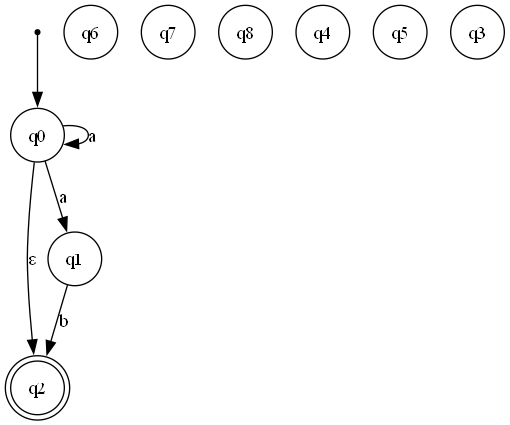

Python code for this plot:
from graphviz import Digraph

class NFA:
    def __init__(self, states=None, alphabet=None, start_state=None, accept_states=None):
        """
        Initialize an NFA object.

        :param states: Set of states (Q).
        :param alphabet: Set of input symbols (Σ).
        :param start_state: Initial state.
        :param accept_states: Set of accepting states.
        """
        self.states = states if states else set()
        self.alphabet = alphabet if alphabet else set()
        self.start_state = start_state
        self.accept_states = accept_states if accept_states else set()
        self.transitions = {}  # {(state, symbol): {next_states}}

    def add_state(self, state):
        """Add a state to the NFA."""
        self.states.add(state)

    def set_start_state(self, state):
        """Set the start state."""
        if state in self.states:
            self.start_state = state
        else:
            raise ValueError("State must be added before setting as start state.")

    def add_accept_state(self, state):
        """Add a state to the set of accept states."""
        if state in self.states:
            self.accept_states.add(state)
        else:
            raise ValueError("State must be added before marking as an accept state.")

    def add_transition(self, current_state, symbol, next_states):
        if current_state not in self.states:
            raise ValueError(f"State {current_state} not found in states.")
        if not all(state in self.states for state in next_states):
            raise ValueError("All next states must be added to the NFA first.")
        if symbol and symbol not in self.alphabet:
            raise ValueError("Symbol must be in the alphabet or None for epsilon.")

        key = (current_state, symbol)
        if key not in self.transitions:
            self.transitions[key] = set()
        self.transitions[key].update(next_states)
        print(f"Added transition: {key} -> {self.transitions[key]}")  # Debug

    def print_transitions(self):
        print("Transitions:")
        for key, value in self.transitions.items():
            print(f"{key} -> {value}")

    def epsilon_closure(self, states):
        """
        Compute the epsilon closure of a set of states.

        :param states: Set of states to compute epsilon closure for.
        :return: The epsilon closure as a set of states.
        """
        stack = list(states)
        closure = set(states)

        while stack:
            state = stack.pop()
            epsilon_moves = self.transitions.get((state, None), set())
            for next_state in epsilon_moves:
                if next_state not in closure:
                    closure.add(next_state)
                    stack.append(next_state)

        return closure

    def validate_string(self, input_string):
        """Validate if the input string is accepted by the NFA."""
        current_states = self.epsilon_closure({self.start_state})  # Start with epsilon closure
        print(f"Initial states: {current_states}")  # Debug
        for symbol in input_string:
            print(f"Processing symbol: {symbol}")
            next_states = set()
            for state in current_states:
                # Collect all states reachable by the current symbol
                next_states.update(self.transitions.get((state, symbol), set()))
            print(f"Next states before epsilon closure: {next_states}")
            # Update current states with epsilon closure of next states
            current_states = self.epsilon_closure(next_states)
            print(f"Current states after epsilon closure: {current_states}")
            if not current_states:
                # Early exit if no states are reachable
                print("No states reachable. String rejected.")
                return False

        # Check if any current state is an accepting state
        result = any(state in self.accept_states for state in current_states)
        print(f"String accepted? {result}")  # Debug
        return result

    def plot(self, output_file="nfa", file_format="png"):
        """
        Plot the NFA using Graphviz.

        :param output_file: Name of the output file (default is 'nfa').
        :param file_format: Format of the output file (default is 'png').
        """
        dot = Digraph(format=file_format)

        # Add states
        for state in self.states:
            if state in self.accept_states:
                dot.node(state, shape="doublecircle")  # Accept states
            else:
                dot.node(state, shape="circle")

        # Add start state marker
        if self.start_state:
            dot.node("start", shape="point")  # Invisible start node
            dot.edge("start", self.start_state)

        # Add transitions
        for (state, symbol), next_states in self.transitions.items():
            for next_state in next_states:
                label = "ε" if symbol is None else symbol
                dot.edge(state, next_state, label=label)

        # Render the graph
        dot.render(output_file, cleanup=True)
        print(f"NFA plotted to {output_file}.{file_format}")
